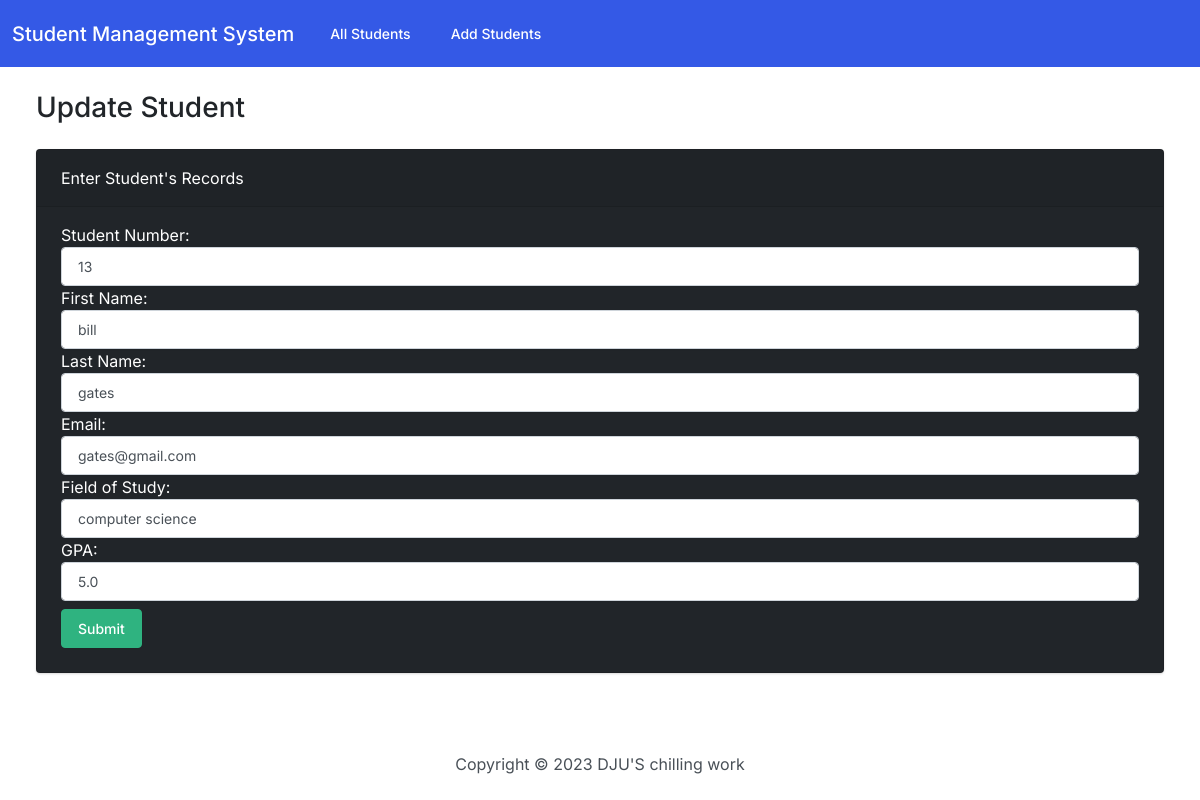
Screenshot of /update/6/ with the database file from the repository.
### students/models.py (models this page shows, shortened)
class Student(models.Model):
    student_number = models.PositiveIntegerField()
    first_name = models.CharField(max_length=50)
    last_name = models.CharField(max_length=50)
    email = models.EmailField(max_length=100)
    field_of_study = models.CharField(max_length=50)
    gpa = models.FloatField()

### students/views.py (the view)
# urls.py: path('update/<int:student_id>/', views.update, name="update"),
def update(request, student_id):
    print(id)
    context = {}
    student = get_object_or_404(Student, id=int(student_id))
    if request.method == 'POST':
        form = StudentForm(request.POST, instance=student)
        if form.is_valid():
            form.save()
            return redirect('/')
    context = {
        'form' : StudentForm(instance=student),
        'student_id' : student.id
    }
    return render(request, 'students/update.html', context)

### students/forms.py
class StudentForm(forms.ModelForm):
    class Meta:
        model = Student
        fields = '__all__'
        labels = {
            'student_number': 'Student Number',
            'first_name': 'First Name',
            'last_name': 'Last Name',
            'email': 'Email',
            'field_of_study': 'Field of Study',
            'gpa': 'GPA'
        }
        widgets = {
            'student_number': forms.NumberInput(attrs={'class': 'form-control'}),
            'first_name': forms.TextInput(attrs={'class': 'form-control'}),
            'last_name': forms.TextInput(attrs={'class': 'form-control'}),
            'email': forms.EmailInput(attrs={'class': 'form-control'}),
            'field_of_study': forms.TextInput(attrs={'class': 'form-control'}),
            'gpa':forms.NumberInput(attrs={'class': 'form-control'})
        }

### templates/students/update.html (shortened to what this page needs)
{% extends 'students/base.html' %}
{% block body %}
<h3 class="m-4">Update Student</h3>
<div class="row">
    <div class="col-12">
        <div class="card text-white bg-dark mb-4 ms-4 me-4">
            <div class="card-header">Enter Student's Records</div>
            <div class="card-body">
                <form class="form" action="{% url 'update' student_id %}" method="post">
                    {{ form }}
                    <button type="submit" class="btn btn-success my-2">Submit</button>
                </form>
            </div>
        </div>
    </div>
</div>
</div>
{% endblock body %}

### rows the page displays
Student: student_number "13", first_name "bill", last_name "gates", email "gates@gmail.com", field_of_study "computer science", gpa "5.0"
